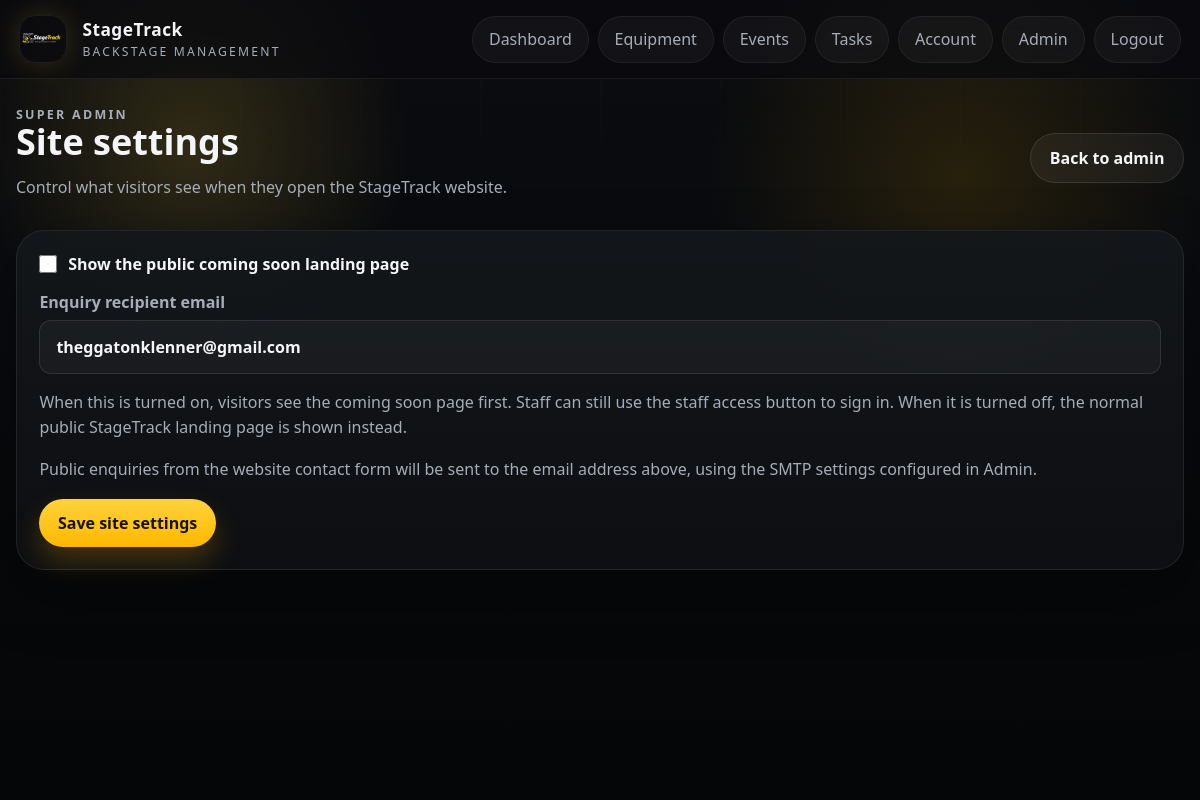
/admin/settings/site (signed in), run on an earlier commit of the app's database.
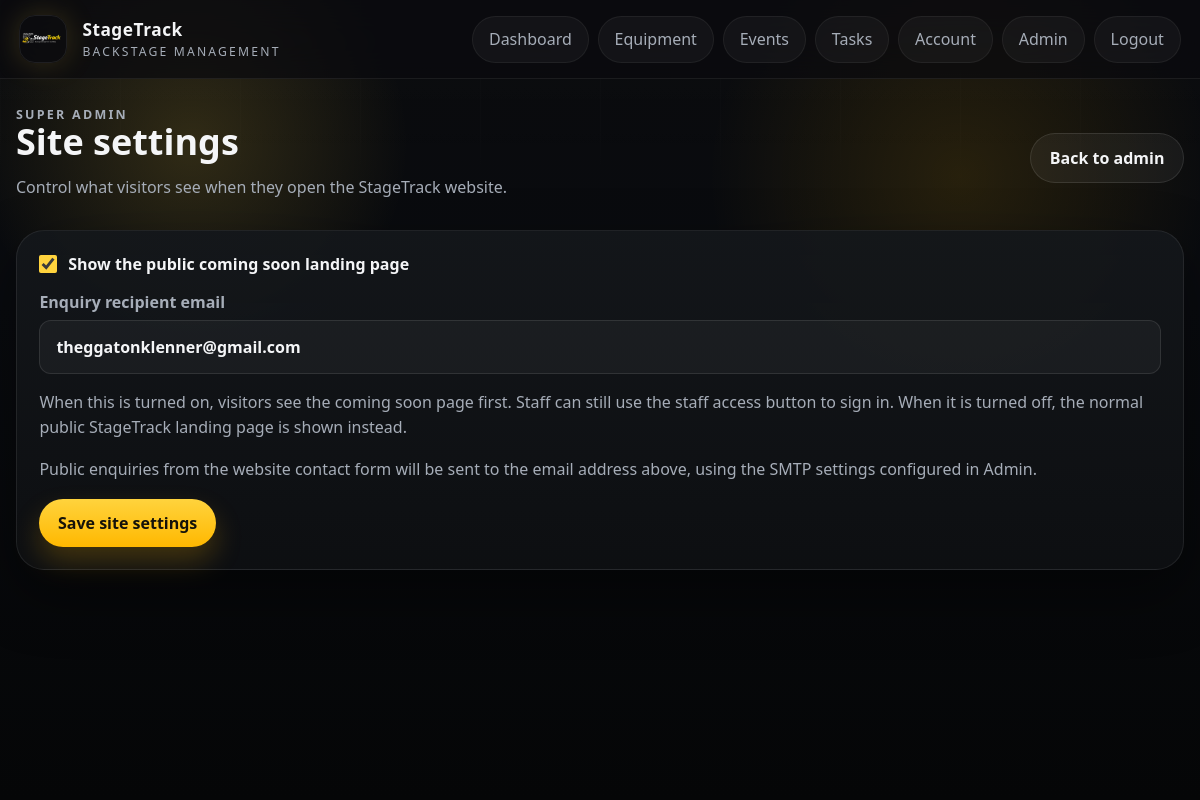
And on a later commit of the database.
### app/models.py (models this page shows)
class SiteSettings(db.Model):
    id = db.Column(db.Integer, primary_key=True)
    coming_soon_enabled = db.Column(db.Boolean, nullable=False, default=True)
    enquiry_recipient_email = db.Column(db.String(255))
    updated_at = db.Column(db.DateTime, default=datetime.utcnow, onupdate=datetime.utcnow, nullable=False)

### app/admin/routes.py (the view)
@admin_bp.route("/settings/site", methods=["GET", "POST"])
@role_required("Admin")
def site_settings():
    settings = get_site_settings()
    if request.method == "POST":
        settings.coming_soon_enabled = request.form.get("coming_soon_enabled") == "on"
        settings.enquiry_recipient_email = request.form.get("enquiry_recipient_email", "").strip().lower() or None
        db.session.commit()
        flash("Site settings saved.", "success")
        return redirect(url_for("admin.site_settings"))
    return render_template("admin/site_settings.html", settings=settings)

### app/auth/routes.py (called while the page is built)
def current_user():
    user_id = session.get("user_id")
    if not user_id:
        return None
    user = db.session.get(User, user_id)
    if user and not user.is_active:
        session.clear()
        return None
    return user

def role_required(*allowed_roles):
    def decorator(view):
        @wraps(view)
        def wrapped_view(*args, **kwargs):
            user = current_user()
            if not user:
                return redirect(url_for("auth.login"))
            if user.role not in allowed_roles:
                flash("You do not have permission to access that page.", "error")
                return redirect(url_for("dashboard"))
            return view(*args, **kwargs)
        return wrapped_view
    return decorator

@auth_bp.app_context_processor
def inject_user():
    first_user_pending = User.query.count() == 0
    return {
        "current_user": current_user(),
        "manager_roles": MANAGER_ROLES,
        "registration_open": first_user_pending,
    }

### app/templates/admin/site_settings.html (shortened to what this page needs)
{% extends "base.html" %}
{% block content %}
<section class="page-header page-header-inline">
    <div>
        <p class="eyebrow">Super admin</p>
        <h1>Site settings</h1>
        <p>Control what visitors see when they open the StageTrack website.</p>
    </div>
    <a class="button button-secondary" href="{{ url_for('admin.users') }}">Back to admin</a>
</section>
<section class="panel">
    <form method="post" class="form-grid">
        <label class="checkbox-row">
            <input type="checkbox" name="coming_soon_enabled" {% if settings.coming_soon_enabled %}checked{% endif %}>
            <span>Show the public coming soon landing page</span>
        </label>
        <label>
            Enquiry recipient email
            <input type="email" name="enquiry_recipient_email" value="{{ settings.enquiry_recipient_email or '' }}" placeholder="hello@stagetrack.xyz">
        </label>
        <p class="support-copy">
            When this is turned on, visitors see the coming soon page first. Staff can still use the staff access button to sign in.
            When it is turned off, the normal public StageTrack landing page is shown instead.
        </p>
        <p class="support-copy">
            Public enquiries from the website contact form will be sent to the email address above, using the SMTP settings configured in Admin.
        </p>
        <div class="actions">
            <button class="button button-primary" type="submit">Save site settings</button>
        </div>
    </form>
</section>
{% endblock %}

What changed in the data, as far as the page shows it:
changed SiteSettings "theggatonklenner@gmail.com": coming_soon_enabled "☐" → "☑"
